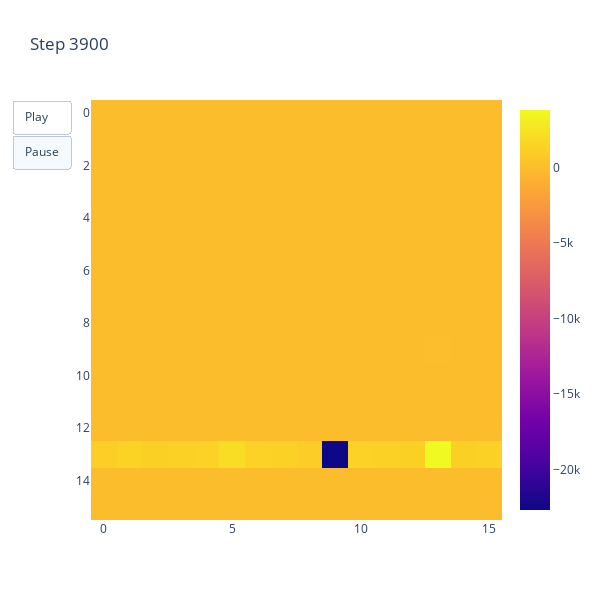

Notebook code for this chart:
### Code cell
plot_array_evolution({x['step']:{'actor_array': x['actor_array']} for x in running_dict_list}, exp_interval=logging_interval, field='actor_array', width_plot=600, height_plot=600)

### Figure 1 — Plotly figure (JSON) as saved in the notebook; plotly's stock layout.template omitted (floating-point values rounded to 4 significant figures; data arrays with more than 128 entries replaced by an {"elided": "..."} marker saying what was removed)
{"data": [{"type": "heatmap", "z": {"elided": "16x16 float values"}}], "layout": {"height": 600, "title": {"text": "Step 3900"}, "updatemenus": [{"active": 1, "buttons": [{"args": [null], "label": "Play", "method": "animate"}, {"args": [null, {"frame": {"duration": 0, "redraw": false}, "mode": "immediate", "transition": {"duration": 0}}], "label": "Pause", "method": "animate"}], "type": "buttons"}], "width": 600, "xaxis": {"autorange": true, "range": [-0.5, 15.5]}, "yaxis": {"autorange": true, "range": [15.5, -0.5]}}}
